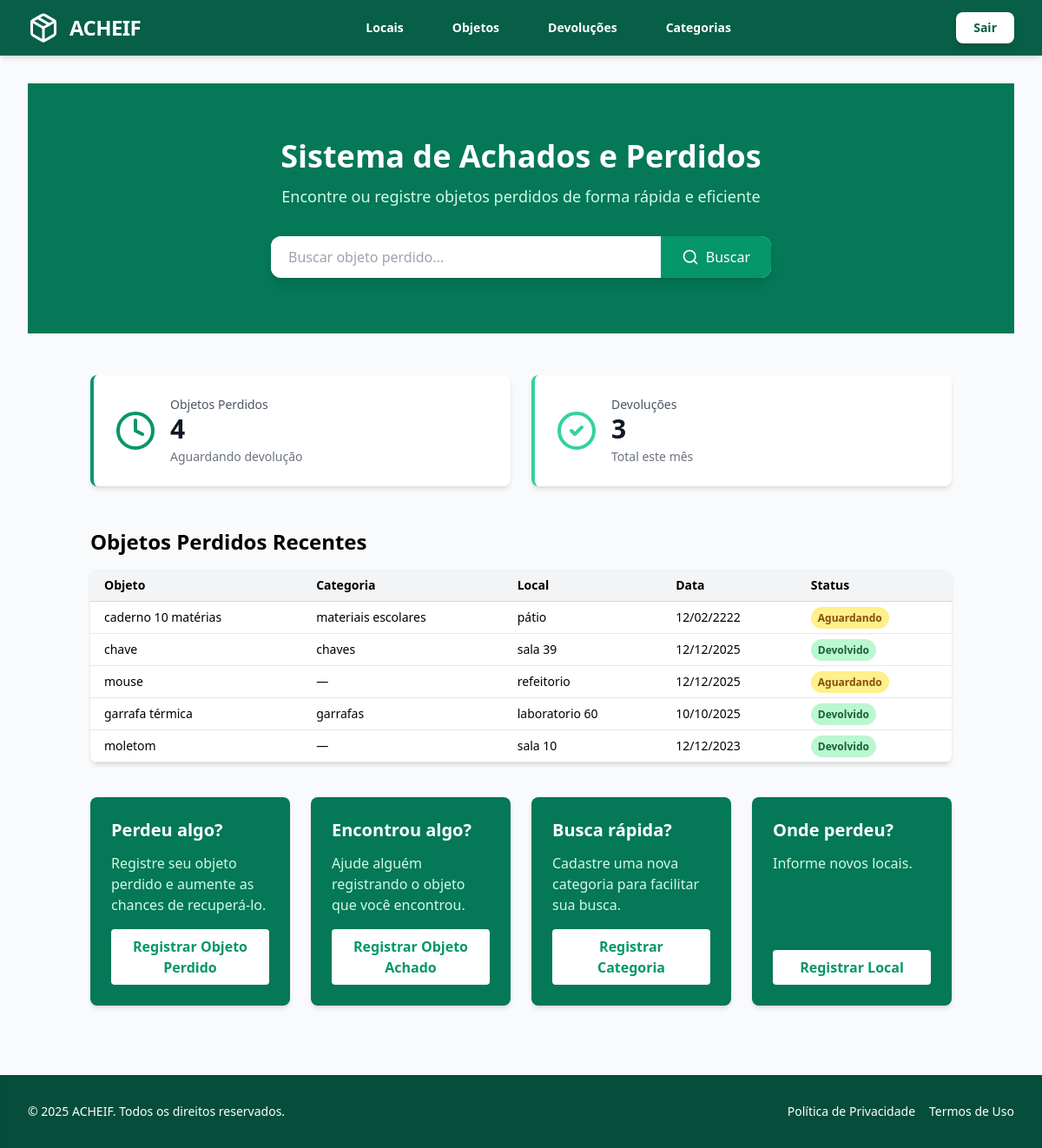
The page / on the database its author committed.
### objetos/models.py (models this page shows, shortened)
class Objeto(models.Model):
    STATUS_CHOICES = [
        ('aguardando', 'Aguardando Devolução'),
        ('devolvido', 'Devolvido'),
    ]
    tipo = models.CharField(max_length=100)
    descricao = models.TextField()
    foto = models.ImageField(upload_to='objetos_fotos/', null=True, blank=True)  # novo campo
    data_achado = models.DateField()
    local_achado = models.CharField(max_length=100)
    categoria = models.ForeignKey(
        Categoria, on_delete=models.SET_NULL, null=True, blank=True, related_name="objetos"
    )
    status = models.CharField(max_length=20, choices=STATUS_CHOICES, default='aguardando')

class Categoria(models.Model):
    nome = models.CharField(max_length=50, unique=True)
    descricao = models.TextField(blank=True, null=True)
    criado_em = models.DateTimeField(auto_now_add=True)
    atualizado_em = models.DateTimeField(auto_now=True)

### objetos/views.py (the view)
# urls.py: path('', views.dashboard, name='dashboard'),
def dashboard(request):
    q = request.GET.get("q")  # termo digitado
    objetos_recentes = Objeto.objects.order_by('-data_achado')
    if q:
        objetos_recentes = objetos_recentes.filter(tipo__icontains=q)
    objetos_recentes = objetos_recentes[:5]
    total_objetos_perdidos = Objeto.objects.filter(status='aguardando').count()
    total_objetos_achados = Objeto.objects.filter(status='achado').count()
    total_devolucoes = Devolucao.objects.count()
    context = {
        'total_objetos_perdidos': total_objetos_perdidos,
        'total_objetos_achados': total_objetos_achados,
        'total_devolucoes': total_devolucoes,
        'objetos_recentes': objetos_recentes,
        'q': q,
    }
    return render(request, 'objetos/inicio.html', context)

### objetos/templates/objetos/inicio.html (shortened to what this page needs)
{% extends 'base.html' %}
{% block content %}
<section class="bg-emerald-700 text-white w-full py-16">
  <div class="w-full mx-auto px-6 text-center">
    <h2 class="text-4xl font-bold mb-3">Sistema de Achados e Perdidos</h2>
    <p class="text-lg mb-8 text-emerald-100">Encontre ou registre objetos perdidos de forma rápida e eficiente</p>
<form method="GET" action="" class="relative bg-white rounded-xl shadow-lg flex items-center max-w-xl mx-auto overflow-hidden">
<input
  type="text"
  name="q"
  value="{{ q|default:'' }}"
  placeholder="Buscar objeto perdido..."
  class="flex-1 px-5 py-3 text-gray-800 outline-none"
/>
  <button type="submit" class="bg-emerald-600 hover:bg-emerald-700 text-white px-6 py-3 flex items-center gap-2 transition">
    <svg xmlns="http://www.w3.org/2000/svg" width="20" height="20" viewBox="0 0 24 24" fill="none" stroke="currentColor" stroke-width="2" stroke-linecap="round" stroke-linejoin="round">
      <circle cx="11" cy="11" r="8"></circle>
      <path d="m21 21-4.3-4.3"></path>
    </svg>
    Buscar
  </button>
</form>
  </div>
</section>
<main class="container mx-auto px-4 py-12">
  <div class="grid grid-cols-1 md:grid-cols-2 gap-6 mb-12">
    <div class="bg-white rounded-lg shadow-md p-6 flex items-center gap-4 border-l-4 border-emerald-600">
      <div class="flex-shrink-0">
        <svg xmlns="http://www.w3.org/2000/svg" width="48" height="48" viewBox="0 0 24 24" fill="none" stroke="currentColor" stroke-width="2" stroke-linecap="round" stroke-linejoin="round" class="text-emerald-600">
          <circle cx="12" cy="12" r="10"></circle>
          <polyline points="12 6 12 12 16 14"></polyline>
        </svg>
      </div>
      <div>
        <p class="text-sm text-gray-600">Objetos Perdidos</p>
        <p class="text-3xl font-bold text-gray-900">{{ total_objetos_perdidos }}</p>
        <p class="text-sm text-gray-500 mt-1">Aguardando devolução</p>
      </div>
    </div>
    <div class="bg-white rounded-lg shadow-md p-6 flex items-center gap-4 border-l-4 border-emerald-400">
      <div class="flex-shrink-0">
      </div>
      <div>
        <p class="text-sm text-gray-600">Devoluções</p>
        <p class="text-3xl font-bold text-gray-900">{{ total_devolucoes }}</p>
        <p class="text-sm text-gray-500 mt-1">Total este mês</p>
      </div>
    </div>
  </div>
  <h2 class="text-2xl font-bold mb-4">Objetos Perdidos Recentes</h2>
  <div class="overflow-x-auto rounded-lg shadow-md">
    <table class="min-w-full bg-white">
      <thead class="bg-gray-100 border-b border-gray-300">
        <tr>
          <th class="py-2 px-4 text-left text-sm font-semibold">Objeto</th>
          <th class="py-2 px-4 text-left text-sm font-semibold">Categoria</th>
          <th class="py-2 px-4 text-left text-sm font-semibold">Local</th>
          <th class="py-2 px-4 text-left text-sm font-semibold">Data</th>
          <th class="py-2 px-4 text-left text-sm font-semibold">Status</th>
        </tr>
      </thead>
      <tbody>
        {% for objeto in objetos_recentes %}
        <tr class="border-b border-gray-200 hover:bg-gray-50">
          <td class="py-2 px-4 text-sm">{{ objeto.tipo }}</td>
          <td class="py-2 px-4 text-sm">{% if objeto.categoria %}{{ objeto.categoria.nome }}{% else %}&mdash;{% endif %}</td>
          <td class="py-2 px-4 text-sm">{{ objeto.local_achado }}</td>
          <td class="py-2 px-4 text-sm">{{ objeto.data_achado|date:"d/m/Y" }}</td>
          <td class="py-2 px-4 text-sm">
            {% if objeto.status == 'aguardando' %}
              <span class="bg-yellow-200 text-yellow-800 rounded-full px-2 py-1 text-xs font-semibold">Aguardando</span>
            {% elif objeto.status == 'devolvido' %}
              <span class="bg-green-200 text-green-800 rounded-full px-2 py-1 text-xs font-semibold">Devolvido</span>
            {% else %}
              {{ objeto.get_status_display }}
            {% endif %}
          </td>
        </tr>
        {% empty %}
        <tr>
          <td colspan="5" class="py-4 text-center text-gray-500">Nenhum objeto perdido cadastrado.</td>
        </tr>
        {% endfor %}
      </tbody>
    </table>
  </div>
  <div class="grid grid-cols-1 sm:grid-cols-2 lg:grid-cols-4 gap-6 mt-10">
    <div class="bg-emerald-700 text-white rounded-lg shadow-md p-6 flex flex-col justify-between">
      <div>
        <h3 class="text-xl font-bold mb-3">Perdeu algo?</h3>
        <p class="text-emerald-100 mb-4">Registre seu objeto perdido e aumente as chances de recuperá-lo.</p>
      </div>
      <button onclick="window.location.href='{% url 'objetos:criar_objeto' %}'" class="bg-white text-emerald-600 font-semibold px-4 py-2 rounded hover:bg-emerald-50 transition">Registrar Objeto Perdido</button>
    </div>
    <div class="bg-emerald-700 text-white rounded-lg shadow-md p-6 flex flex-col justify-between">
      <div>
        <h3 class="text-xl font-bold mb-3">Encontrou algo?</h3>
        <p class="text-emerald-100 mb-4">Ajude alguém registrando o objeto que você encontrou.</p>
      </div>
      <button onclick="window.location.href='{% url 'objetos:criar_devolucao' %}'" class="bg-white text-emerald-600 font-semibold px-4 py-2 rounded hover:bg-emerald-50 transition">Registrar Objeto Achado</button>
    </div>
    <div class="bg-emerald-700 text-white rounded-lg shadow-md p-6 flex flex-col justify-between">
      <div>
        <h3 class="text-xl font-bold mb-3">Busca rápida?</h3>
        <p class="text-emerald-100 mb-4">Cadastre uma nova categoria para facilitar sua busca.</p>
      </div>
      <button onclick="window.location.href='{% url 'objetos:criar_categoria' %}'" class="bg-white text-emerald-600 font-semibold px-4 py-2 rounded hover:bg-emerald-50 transition">Registrar Categoria</button>
    </div>
    <div class="bg-emerald-700 text-white rounded-lg shadow-md p-6 flex flex-col justify-between">
      <div>
        <h3 class="text-xl font-bold mb-3">Onde perdeu?</h3>
        <p class="text-emerald-100 mb-4">Informe novos locais.</p>
      </div>
      <button onclick="window.location.href='{% url 'objetos:criar_local' %}'" class="bg-white text-emerald-600 font-semibold px-4 py-2 rounded hover:bg-emerald-50 transition">Registrar Local</button>
    </div>
  </div>
</main>
{% endblock %}

### objetos/templates/objetos/static/style.css (style rules this page uses)
body { font-family: system-ui, -apple-system, BlinkMacSystemFont, "Segoe UI", Roboto, sans-serif; background-color: #f9fafb; }

### rows shown on the page
Objeto: tipo "caderno 10 matérias", categoria.nome "materiais escolares", local_achado "pátio", data_achado "12/02/2222", status "Aguardando"
Objeto: tipo "chave", categoria.nome "chaves", local_achado "sala 39", data_achado "12/12/2025", status "Devolvido"
Objeto: tipo "mouse", local_achado "refeitorio", data_achado "12/12/2025", status "Aguardando"
Objeto: tipo "garrafa térmica", categoria.nome "garrafas", local_achado "laboratorio 60", data_achado "10/10/2025", status "Devolvido"
Objeto: tipo "moletom", local_achado "sala 10", data_achado "12/12/2023", status "Devolvido"

### other values the page prints
{{ total_objetos_perdidos }} "4"
{{ total_devolucoes }} "3"
